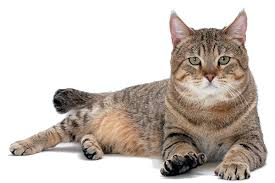
#> input picture cat.jpeg, 275 x 183 px
$ jupyter execute --allow-errors Semaine2-exercices.ipynb   (shell and % lines are left out)
#> lines starting #> are read from the running program, lines starting #| are printed output that depends on the picture
# Régression linéaire à une variable - Exercices tirés du MOOC d'Andrew Ng

## Chargement des données

### Charger les données du fichier ex1data1.csv

[cell 1]
import numpy as np
import pandas as pd

#> (a cell that did not finish here is left out)

### Visualiser les données

#> (a cell that did not finish here is left out)

### Découpez vos données en deux vecteurs X et y et transformerz-les en array numpy

Note: Les colonnes d'un Dataframe peuvent être sélectionnées par leur nom, de la même manière que dans un dictionnaire

#> (a cell that did not finish here is left out)

## Calcul d'une première prédiction

### Initialisez theta en un vecteur de deux valeurs à zéro

[cell 5]
theta = np.zeros(2)

### Écrivez une fonction _predict_ qui prend en argument une population (x) ainsi que les parametres theta et prédit le profit (y) associé

[cell 6]
def predict(X, theta):
    return (X * theta[1] + theta[0])

### Écrivez une fonction _fit_ qui prend en arguments le vecteur X et le vecteur y des données d'entraînement et renvoie le vecteur de paramètres _theta_ qui a été appris

[cell 7]
def fit(X, y, theta, alpha, num_iters):
    # Initialiser certaines variable utiles
    m = X.shape[0]

    # Boucler sur le nombre d'itérations
    for itr in range(num_iters):
        loss = predict(X, theta) - y
        tmp_theta0 = theta[0] - (alpha / m) * sum(loss)
        tmp_theta1 = theta[1] - (alpha / m) * sum(loss * X.T)
        theta = [tmp_theta0, tmp_theta1]
        # Effectuer une itération de descente du gradient (i.e. on update theta une fois)
    return (theta)

### Lancez l'apprentissage en appelant la fonction _fit_ et en prenant bien soin de récupérer le résultat de *theta* à la fin!! Vous devriez obtenir des valeurs autour de [-3.6303, 1.1664]

Pour commencer, on fixera alpha à 0.01 et num_iters à 1500

[cell 8]
theta = np.zeros(2)
#> (the rest of this cell did not finish here and is left out)

## Visualiser la droite de régression

### Voici une fonction pour visualiser votre droite de régression (cadeau!) Vous pourrez l'appeler plus loin dans l'exercice

[cell 9]
import matplotlib.pyplot as plt

def visualize(theta):
    fig = plt.figure()
    ax = plt.axes()
    ax.set_xlim([4.5,22.5])
    ax.set_ylim([-5, 25])
    ax.scatter(X, y)
    line_x = np.linspace(0,22.5, 20)
    line_y = theta[0] + line_x * theta[1]
    ax.plot(line_x, line_y)
    plt.show()

### Appelez la fonction pour visualiser la droite avec différentes valeurs de theta

#> (a cell that did not finish here is left out)

## Fonction de coût

Maintenant voyons comment resserrer notre analyse de l'algorithme et calculons le coût (ou la perte, ou l'erreur) à chaque itération.

### Définissez la fonction de coût de votre modèle

[cell 11]
def cost(X, y, theta):
    loss = predict(X, theta) - y
    cost = (1 / (2 * X.size)) * np.dot(loss, loss.T)
    return (cost)

### Testez-la avec theta = [0,0]   Vous devriez obtenir environ 32.07

#> (a cell that did not finish here is left out)

### Maintenant avec theta = [-1,2]. Vous devriez obtenir environ 54.24

#> (a cell that did not finish here is left out)

### Copiez le code de votre fonction _fit_ et ajoutez-y un appel à la fonction _cost_, à chaque itération. Vous stockerez vos résultats dans une liste nommée J_history, que vous retournerez avec *theta* à la fin de la fonction

Et oui, en Python, une fonction peut retourner plus qu'une variable!!

[cell 14]
def fit_with_cost(X, y, theta, alpha, num_iters):
   # À compléter
    m = X.shape[0]
    J_history = []
    # Boucler sur le nombre d'itérations
    for itr in range(num_iters):
        loss = predict(X, theta) - y
        tmp_theta0 = theta[0] - (alpha / m) * sum(loss)
        tmp_theta1 = theta[1] - (alpha / m) * sum(loss * X.T)
        theta = [tmp_theta0, tmp_theta1]
        J_history.append(cost(X, y, theta))
        # Effectuer une itération de descente du gradient (i.e. on update theta une fois)
    return (theta, J_history)

### Appelez la fonction en récupérant les valeurs de theta et J_history

[cell 15]
# D'abord on réinitialise theta à zéro
theta = np.zeros(2)

#> (a cell that did not finish here is left out)

### On visualise maintenant l'évolution du coût en fonction du nombre d'itérations

Vous pouvez voir si en modifiant les valeurs d'alpha et de num_iters, le graphique change d'allure

[cell 17]
fit = plt.figure()
ax = plt.axes()
#> (the rest of this cell did not finish here and is left out)

# Exercices Numpy

 ## La suite d'exercices suivants a pour but de vous faire comprendre le fonctionnement des numpy array et leurs avantages/defaults par rapport aux listes de python.

### Creez une liste A nommée "list_A" contenant les éléments (0, 1, 1, 2, 3, 5, 8). A partir de cette liste créez un numpy array nommé "np_A"

[cell 18]
list_A = [0,1,1,2,3,5,8]
np_A = np.array(list_A)

### Affichez votre numpy array. Ainsi que : sa forme, sa taille, sa dimension et son type

[cell 19]
print(np_A.shape, np_A.size, np_A.ndim, np_A.dtype)

### Ajoutez 2 a chaque element de la liste "list_A"

[cell 20]
list_A = [(elem + 2) for elem in list_A]
list_A

### Ajoutez 2 a chaque élément de votre numpy array (votre solution ne doit pas utiliser de boucles)

[cell 21]
np_A = np_A + 2
np_A

### Calculez la somme de tous les éléments de "np_A" (sans utiliser de boucle)

[cell 22]
np_A.sum()

### Convertissez les elements de votre numpy array en float

[cell 23]
np_A.astype(float)

### Convertissez votre numpy array en une liste python

[cell 24]
np_A.tolist()

### Exécutez les trois cellules suivantes pour visualiser les matrices M et N

[cell 25]
M = np.random.randint(10, size=(100,100))
N = np.random.randint(10, size=(100,100))

[cell 26]
M

[cell 27]
N

### Aditionnez les deux matrices

[cell 28]
M + N

### Calculez le produit matriciel de M et N. Vérifiez votre opération en calculant les premières cellules à la main

[cell 29]
np.dot(M, N)

### ** Bonus: Écrivez vous-mêmes une fonction de produit matriciel, avec des boucles imbriquées

[cell 30]
def product_mat(arr1, arr2):
    res = np.zeros(arr1.shape[0] * arr2.shape[1])
    arr2 = arr2.T
    i = 0
    for ar1 in arr1:
        for ar2 in arr2:
            res[i] = sum(ar1 * ar2)
            i += 1
    return(res.reshape(arr1.shape[0],arr2.T.shape[1]))

print(product_mat(M, N.T))
print(np.dot(M, N.T))

### ** Comparez son temps de calcul à la fonction de numpy avec de très grosses matrices en entrée

## Aller plus loin avec numpy (optionnal)

### Creez une liste a deux dimension ((1,2,3), (2,1,3), (3,2,1), (1,3,2)) nommée "list_B". Convertissez le en numpy array "np_B"

[cell 31]
list_B = [[1,2,3],[2,1,3],[3,2,1],[1,3,2]]
np_B = np.array(list_B)

### Extrayez les deux premiere lignes et colonnes de "np_B". En sortie on obtient ((1,2),(2,1))

[cell 32]
np_B[:2, :2]

### Creez un masque qui montre toutes les valeurs egales a 1.

[cell 33]
mask = np_B == 1
mask

### Pour toutes les valeurs du masque multipliez la valeur par 3

[cell 34]
np_B[mask] *= 3

### Creez un nouveau numpy array "np_C" avec les valeurs (0, 0, 1, 2, 3, 5, 8) (en 1 dimension)

[cell 35]
np_C = np.array([0, 0, 1, 2, 3, 5, 8])

### Trouvez le minimum, maximum et la moyenne du numpy array "np_C"

[cell 36]
np_C.min(), np_C.max(), np_C.mean()

### Creez une fonction qui prend un nombre en parametre et renvoie son carré. Appliquez cette fonction a chaque element de votre numpy array a l'aide de la fonction vectorize

[cell 37]
def square(x):
    return(x**2)

v_square = np.vectorize(square)
v_square(np_C)

### Changez la dimension cd "np_B" pour qu'elle passe de 4 * 3 a 3 * 4

[cell 38]
np_B.reshape(3, 4)

### Changez la dimension de np_B pour passer a un numpy array d'une seule dimension (flatten, ravel)

[cell 39]
np_B.flatten()

### Travail sur une image

[cell 40]
#install scikit-image
import numpy as np
from skimage import io
import matplotlib.pyplot as plt
photo = io.imread("cat.jpeg")
#> photo is the input picture: shape (183, 275, 3); mean R, G, B 205.3, 196.7, 190.1
plt.imshow(photo)

### A l'aide du slicing inversez l'orientation de l'image (le bas est en haut)

[cell 41]
plt.imshow(photo[::-1])
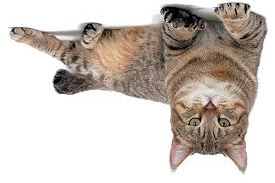
#> shown: shape (183, 275, 3); mean R, G, B 205.3, 196.7, 190.1

### A l'aide du slicing créez un mirroir de l'image d'origine

[cell 42]
plt.imshow(photo[::,  ::-1])
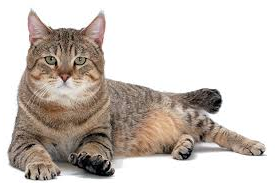
#> shown: shape (183, 275, 3); mean R, G, B 205.3, 196.7, 190.1

### A l'aide de np.where appliquez un masque qui converti les pixels en dessous de 100 en 0 et au dessus en 255

[cell 43]
plt.imshow(np.where(photo < 100, 0, 255))
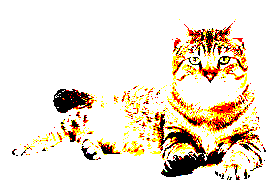
#> shown: shape (183, 275, 3); mean R, G, B 238.5, 226.6, 210.5

### Transposez l'image

[cell 44]
plt.imshow(photo.transpose(1, 0, 2))
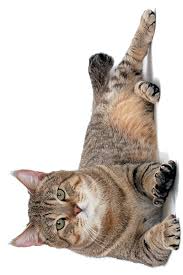
#> shown: shape (275, 183, 3); mean R, G, B 205.3, 196.7, 190.1
